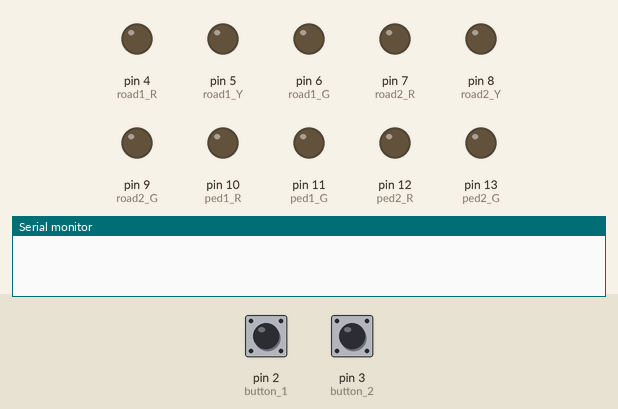
Bench run of a sketch on a simulated Arduino Uno, built with avr-gcc and run on an emulated ATmega328P. Shown: output pins drawn as LEDs (lit = HIGH), the last lines printed to the serial monitor. The test bench sets the inputs (shaded band); at power-on: pin 2 (button_1) HIGH, pin 3 (button_2) HIGH.

Above: at 1.2 s.
1.3 s: pin 2 (button_1) pulled LOW for 3.2 s
At 7.3 s:
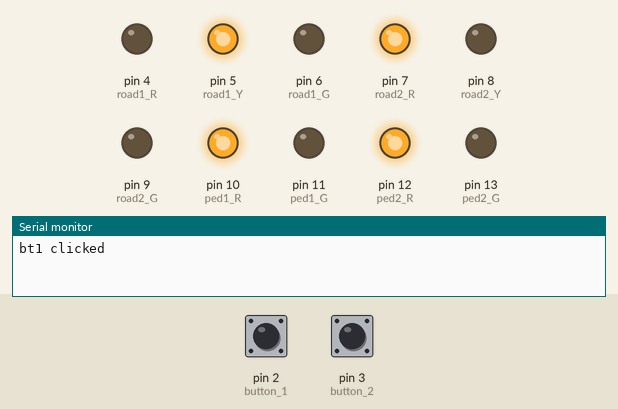
7.5 s: pin 3 (button_2) pulled LOW for 1 s
At 10.4 s:
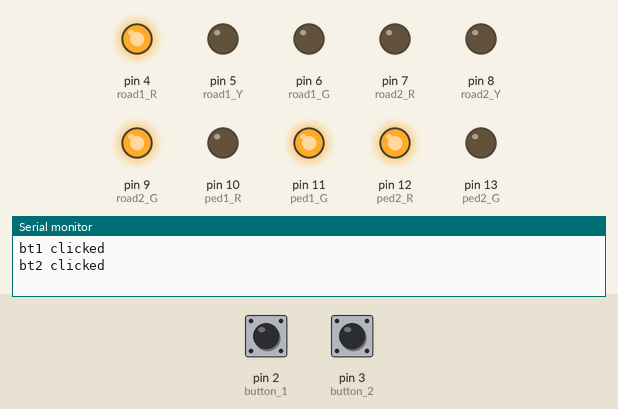
10.5 s: pin 3 (button_2) pulled LOW for 0.15 s
12.1 s: pin 2 (button_1) pulled LOW for 0.15 s
At 15.0 s:
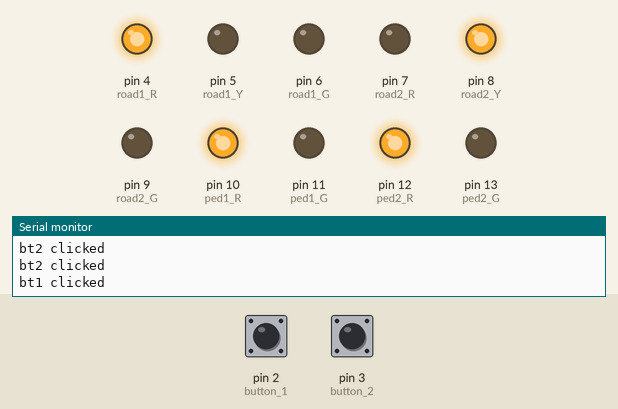
Timing chart, 0 to 16.2 s (numbered marks = the images above; inputs shaded):
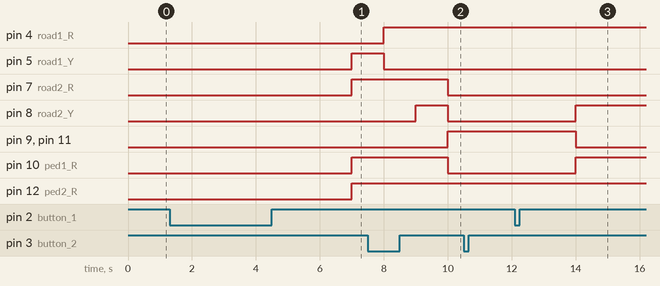

Measured:
- after the input at 1.3 s, pin 5 (road1_Y), pin 7 (road2_R), pin 10 (ped1_R), pin 12 (ped2_R): LOW → HIGH after 5.7 s
- after the input at 7.5 s, pin 10 (ped1_R): HIGH → LOW after 2.5 s; pin 11 (ped1_G): LOW → HIGH after 2.5 s
- after the input at 12.1 s, pin 8 (road2_Y), pin 10 (ped1_R): LOW → HIGH after 1.9 s; pin 9 (road2_G), pin 11 (ped1_G): HIGH → LOW after 1.9 s

The sketch:

RoadLights_button.ino
```cpp
const int button_1 = 2;
const int button_2 = 3;
const int road1_R = 4;
const int road1_Y = 5;
const int road1_G = 6;
const int ped1_R = 10;
const int ped1_G = 11;
const int road2_R = 7;
const int road2_Y = 8;
const int road2_G = 9;
const int ped2_R = 12;
const int ped2_G = 13;
unsigned long t0, t1, t2, t3, t4, t5, t6, t7;
int button1 = 0;
int button2 = 0;
uint8_t button_prev1;
uint8_t button_prev2;

void setup() {
  Serial.begin(9600);

  for(int i=3; i<=13; i++){
    pinMode(i, OUTPUT);
  }
  pinMode(2, INPUT_PULLUP);
  pinMode(3, INPUT_PULLUP);

  button_prev1 = digitalRead(button_1);
  button_prev2 = digitalRead(button_2);

  t1 = 1000;
  t2 = 2000;
  t3 = 3000;
  t4 = 7000;
  t5 = 8000;
  t6 = 9000;
  t7 = 10000;
  t0 = 14000;
}

void loop() {
  if(millis() == t1){
    streetLights(1, 0, 0, 1, 0, 1, 0, 0, 1, 0); //all red, delay t1
    t1 = millis()+14000;
  }
  else if(millis() == t2){
    streetLights(1, 1, 0, 1, 0, 1, 0, 0, 1, 0); //road1 R+Y
    t2 = millis()+14000;
  }
  else if(millis() == t3){
    streetLights(0, 0, 1, 1, 0, 1, 0, 0, 1, 0); //road1 G
    t3 = millis()+14000;
    if(button1 >= 1){
      streetLights(0, 0, 1, 1, 0, 1, 0, 0, 0, 1);
      button1 = 0;
    }
  }
  else if(millis() == t4){
    streetLights(0, 1, 0, 1, 0, 1, 0, 0, 1, 0); //road1 Y
    t4 = millis()+14000;
  }
  else if(millis() == t5){
    streetLights(1, 0, 0, 1, 0, 1, 0, 0, 1, 0); //all red
    t5 = millis()+14000;
  }
  else if(millis() == t6){
    streetLights(1, 0, 0, 1, 0, 1, 1, 0, 1, 0); //road2 R+Y
    t6 = millis()+14000;
  }
  else if(millis() == t7){
    streetLights(1, 0, 0, 1, 0, 0, 0, 1, 1, 0); //road2 G
    t7 = millis()+14000;
    if(button2 >= 1){
      streetLights(1, 0, 0, 0, 1, 0, 0, 1, 1, 0);
      button2 = 0;
    }
  }
  else if(millis() == t0){
    streetLights(1, 0, 0, 1, 0, 0, 1, 0, 1, 0); //road2 Y
    t0 = millis()+14000;
  }

  if(digitalRead(button_1) == HIGH && button_prev1 == LOW){
    button1++;
    Serial.println("bt1 clicked");
  }
  button_prev1 = digitalRead(button_1);

  if(digitalRead(button_2) == HIGH && button_prev2 == LOW){
    button2++;
    Serial.println("bt2 clicked");
  }
  button_prev2 = digitalRead(button_2);

}

void streetLights(int r1R, int r1Y, int r1G, int p1R, int p1G, int r2R, int r2Y, int r2G, int p2R, int p2G){
  digitalWrite(road1_R, r1R);
  digitalWrite(road1_Y, r1Y);
  digitalWrite(road1_G, r1G);
  digitalWrite(ped1_R, p1R);
  digitalWrite(ped1_G, p1G);
  digitalWrite(road2_R, r2R);
  digitalWrite(road2_Y, r2Y);
  digitalWrite(road2_G, r2G);
  digitalWrite(ped2_R, p2R);
  digitalWrite(ped2_G, p2G);
}
```
